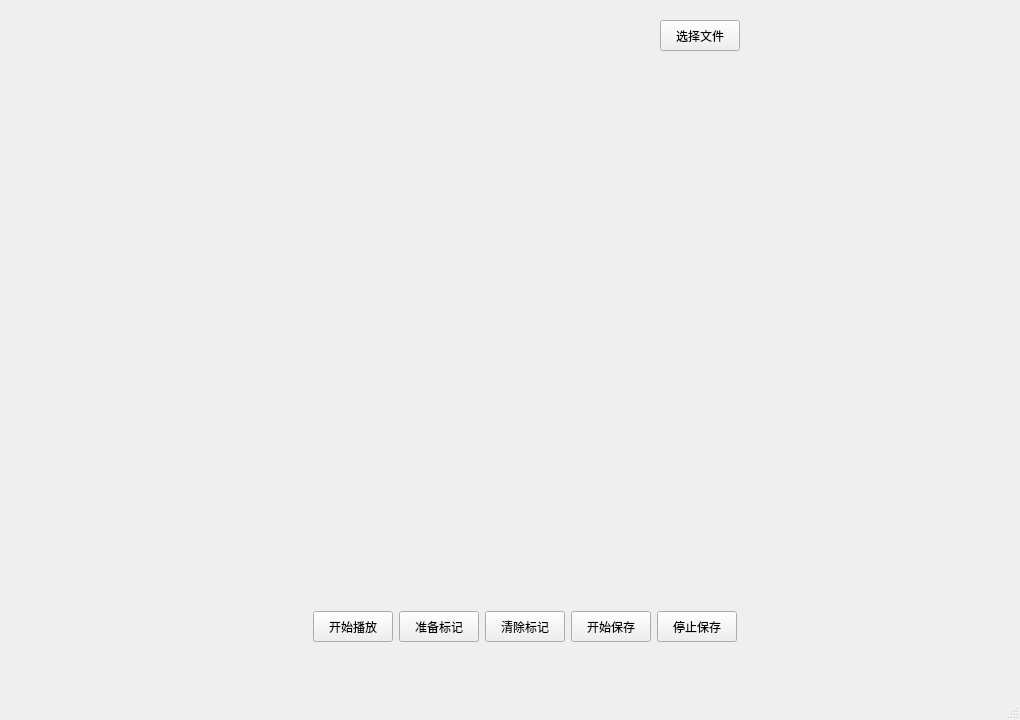
<?xml version="1.0" encoding="UTF-8"?>
<ui version="4.0">
 <class>MainWindow</class>
 <widget class="QMainWindow" name="MainWindow">
  <property name="geometry">
   <rect>
    <x>0</x>
    <y>0</y>
    <width>1020</width>
    <height>720</height>
   </rect>
  </property>
  <property name="windowTitle">
   <string>MainWindow</string>
  </property>
  <widget class="QWidget" name="centralwidget">
   <widget class="QPushButton" name="pushButton">
    <property name="geometry">
     <rect>
      <x>313</x>
      <y>611</y>
      <width>80</width>
      <height>31</height>
     </rect>
    </property>
    <property name="text">
     <string>开始播放</string>
    </property>
   </widget>
   <widget class="QPushButton" name="pushButton_2">
    <property name="geometry">
     <rect>
      <x>399</x>
      <y>611</y>
      <width>80</width>
      <height>31</height>
     </rect>
    </property>
    <property name="text">
     <string>准备标记</string>
    </property>
   </widget>
   <widget class="QPushButton" name="pushButton_3">
    <property name="geometry">
     <rect>
      <x>571</x>
      <y>611</y>
      <width>80</width>
      <height>31</height>
     </rect>
    </property>
    <property name="text">
     <string>开始保存</string>
    </property>
   </widget>
   <widget class="QPushButton" name="pushButton_4">
    <property name="geometry">
     <rect>
      <x>485</x>
      <y>611</y>
      <width>80</width>
      <height>31</height>
     </rect>
    </property>
    <property name="text">
     <string>清除标记</string>
    </property>
   </widget>
   <widget class="QPushButton" name="pushButton_5">
    <property name="geometry">
     <rect>
      <x>660</x>
      <y>20</y>
      <width>80</width>
      <height>31</height>
     </rect>
    </property>
    <property name="text">
     <string>选择文件</string>
    </property>
   </widget>
   <widget class="QLabel" name="label">
    <property name="geometry">
     <rect>
      <x>270</x>
      <y>26</y>
      <width>351</width>
      <height>21</height>
     </rect>
    </property>
    <property name="text">
     <string/>
    </property>
   </widget>
   <widget class="QLabel" name="label_2">
    <property name="geometry">
     <rect>
      <x>40</x>
      <y>90</y>
      <width>920</width>
      <height>480</height>
     </rect>
    </property>
    <property name="text">
     <string/>
    </property>
   </widget>
   <widget class="QPushButton" name="pushButton_6">
    <property name="geometry">
     <rect>
      <x>657</x>
      <y>611</y>
      <width>80</width>
      <height>31</height>
     </rect>
    </property>
    <property name="text">
     <string>停止保存</string>
    </property>
   </widget>
  </widget>
  <widget class="QMenuBar" name="menubar">
   <property name="geometry">
    <rect>
     <x>0</x>
     <y>0</y>
     <width>1020</width>
     <height>28</height>
    </rect>
   </property>
  </widget>
  <widget class="QStatusBar" name="statusbar"/>
 </widget>
 <resources/>
 <connections/>
</ui>
